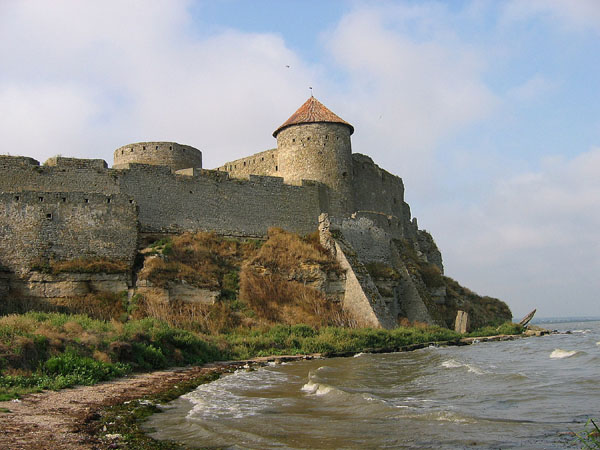
#> input picture Input/Bilhorod_Dnistrovskyi.jpg, 600 x 450 px, found by its file name
$ jupyter execute Posterize.ipynb
#> lines starting #> are read from the running program, lines starting #| are printed output that depends on the picture; after the words box and inside, x2 and y2 are one past the last pixel; in counts of white or black regions, pixels touching at a corner belong together
[cell 1]
from PIL import Image, ImageOps

[cell 2]
im1 = Image.open(r"./dataset/Bilhorod_Dnistrovskyi.jpg")
#> im1 is the input picture: PIL image 600x450 RGB; mean R, G, B 139.9, 140.1, 135.4
im1 = ImageOps.grayscale(im1)
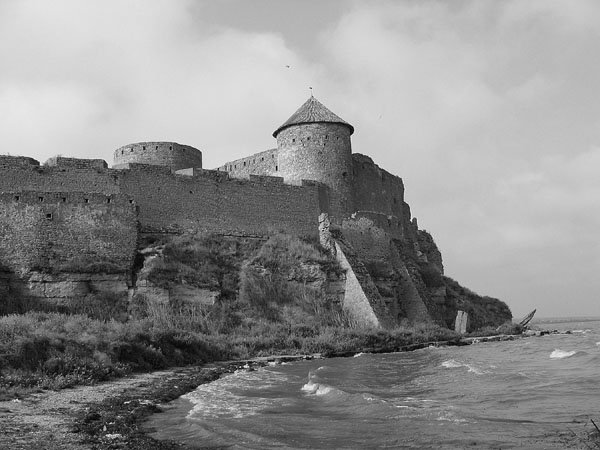
#> im1: PIL image 600x450 L; min 1, max 244, mean 139.5
im2 = ImageOps.posterize(im1, 1)
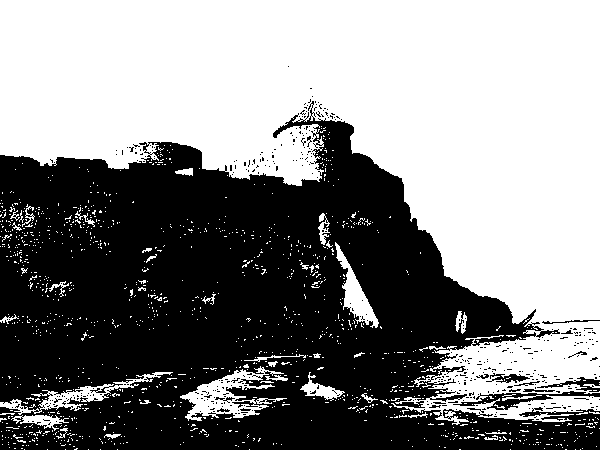
#> im2: PIL image 600x450 L; values 0 (black) and 128 (white), 52.8% white; 434 black regions (417 under 20 px), largest, box (x1, y1, x2, y2) and area: (0, 101, 600, 450) 124391, (453, 391, 600, 410) 811, (537, 377, 600, 392) 308
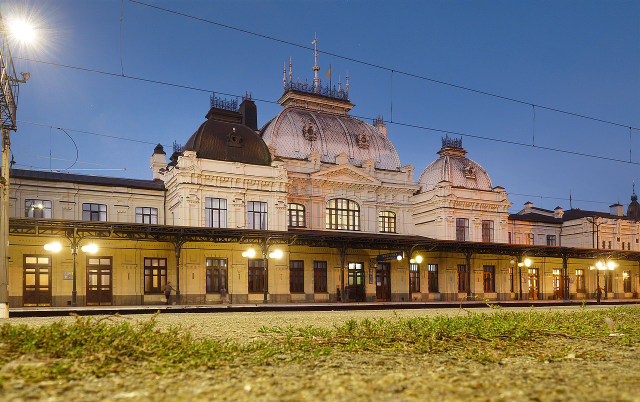
#> input picture Input/Zhmerynka.jpg, 1280 x 804 px, found by its file name (shown at 1/2 size)
#> further down, img is the input picture: shape (804, 1280, 3); mean B, G, R 106.7, 117.1, 121.6
im2.show()

[cell 3]
import numpy as np
import cv2 as cv
from pathlib import Path

[cell 4]
def segmentacao_cluster(img,k=2,gray_scale=False):

#> called with k = 8, gray_scale = False
    if gray_scale:
        img = cv.cvtColor(img,cv.COLOR_BGR2GRAY)
        vetorizado = np.float32(img).reshape(-1,1)
        vetorizado = np.float32(img).reshape(-1,1)
        shape = img.shape

    else:
        vetorizado = np.float32(img).reshape(-1,3)
        vetorizado = np.float32(img).reshape(-1,3)
        shape = img.shape
#> shape = (804, 1280, 3)

    criterio = (cv.TERM_CRITERIA_EPS + cv.TERM_CRITERIA_MAX_ITER,20,1.0)
    ret,label,centros = cv.kmeans(vetorizado,k,None,criterio,10,cv.KMEANS_RANDOM_CENTERS)
#> ret = 787310762.3; centros = [[21.05, 31.9, 51.6], [181.7, 206.8, 226], [118.5, 167.9, 197.1], [181, 134.6, 107.7], [160.1, 107.2, 71.15], [104, 119.9, 146.4], [59.11, 137.9, 169.7], [27.98, 87.94, 116.2]]
    centros = np.uint8(centros)
#> centros = [[21, 31, 51], [181, 206, 225], [118, 167, 197], [180, 134, 107], [160, 107, 71], [104, 119, 146], [59, 137, 169], [27, 87, 116]]
    img_final = centros[label.flatten()]
    img_final = img_final.reshape(shape)
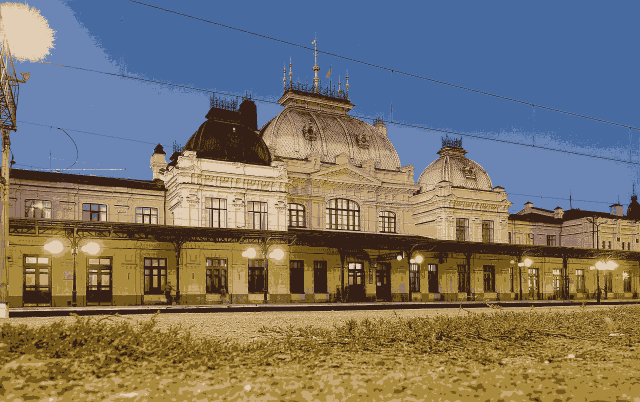
#> img_final: shape (804, 1280, 3) (shown at 1/2 size); mean of channels 0, 1, 2 106.3, 116.4, 121.2; drawn as B, G, R
    img_final = cv.resize(img_final,(500,500))
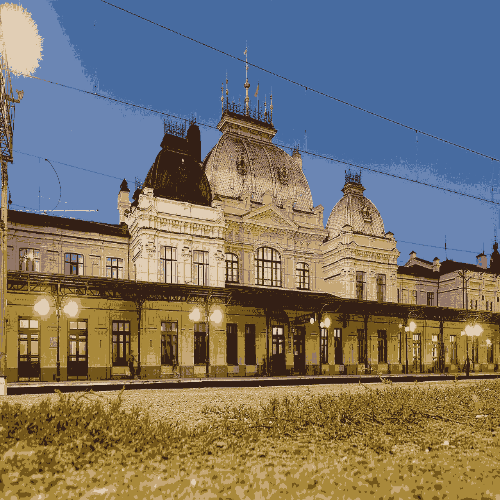
#> img_final: shape (500, 500, 3); mean of channels 0, 1, 2 106.3, 116.4, 121.2; drawn as B, G, R
    #img_final = cv.cvtColor(img_final,cv.COLOR_RGB2BGR)
    return img_final

[cell 5]
file_name = "Zhmerynka.jpg"
input_path = "./dataset/"+file_name
output_path = "./OUT/"+file_name
img = cv.imread(input_path)

[cell 6]
imagem_final = segmentacao_cluster(img,8)
cv.imshow('Final',imagem_final)
cv.waitKey()
cv.destroyAllWindows()
cv.imwrite(output_path,imagem_final)
#> Out = True
